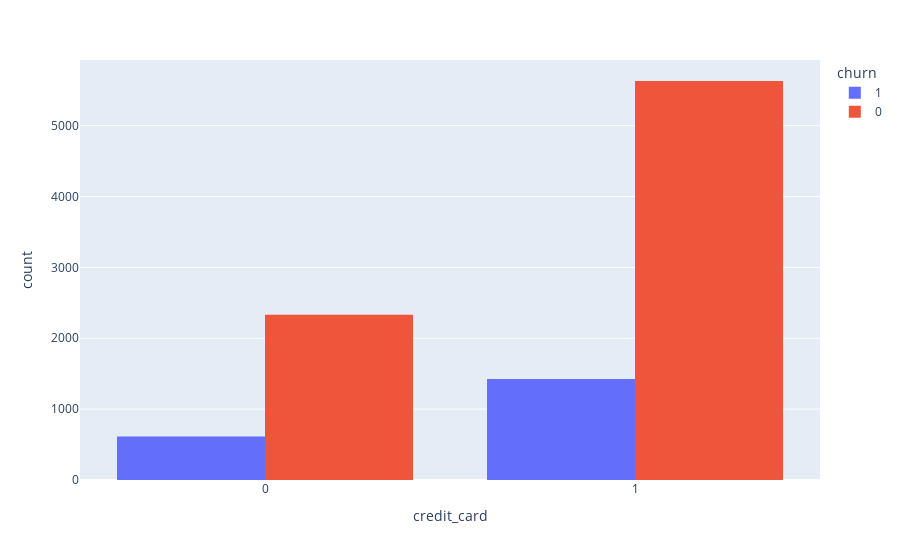

The code cell stored with this chart in its notebook:
### Markdown cell above
### the bigest numbers of churn customers are in germany .
### the smallest numbers of churn customers are in spain .

### Code cell
px.histogram(df,x='credit_card', color = 'churn',barmode = 'group')

### Figure 1 — Plotly figure (JSON) as saved in the notebook; plotly's stock layout.template omitted (floating-point values rounded to 4 significant figures; data arrays with more than 128 entries replaced by an {"elided": "..."} marker saying what was removed)
{"data": [{"alignmentgroup": "True", "bingroup": "x", "hovertemplate": "churn=1<br>credit_card=%{x}<br>count=%{y}<extra></extra>", "legendgroup": "1", "marker": {"color": "#636efa", "pattern": {"shape": ""}}, "name": "1", "offsetgroup": "1", "orientation": "v", "showlegend": true, "type": "histogram", "x": {"elided": "2037 int values"}, "xaxis": "x", "yaxis": "y"}, {"alignmentgroup": "True", "bingroup": "x", "hovertemplate": "churn=0<br>credit_card=%{x}<br>count=%{y}<extra></extra>", "legendgroup": "0", "marker": {"color": "#EF553B", "pattern": {"shape": ""}}, "name": "0", "offsetgroup": "0", "orientation": "v", "showlegend": true, "type": "histogram", "x": {"elided": "7963 int values"}, "xaxis": "x", "yaxis": "y"}], "layout": {"barmode": "group", "legend": {"title": {"text": "churn"}, "tracegroupgap": 0}, "margin": {"t": 60}, "xaxis": {"anchor": "y", "domain": [0, 1], "title": {"text": "credit_card"}}, "yaxis": {"anchor": "x", "domain": [0, 1], "title": {"text": "count"}}}}
